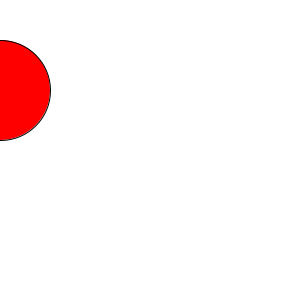
Frame 1 (no input)
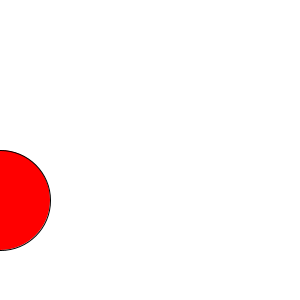
Frame 60 (the mouse pressed at the canvas centre just before this capture)
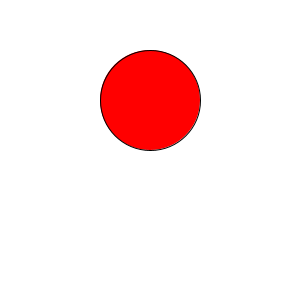
Frame 120 (the mouse held since frame 60 and released just before this capture)

The Processing sketch that drew these frames (run headless with seeded random() and noise(); from frame 60 on, the mouse is pressed at the canvas centre):

// Processing sketch: processing_160417
// ── processing_160417.pde

int y;
int ySpeed; 
int acc;
int x;

void setup() {
  size(300, 300);

  y=100;
  ySpeed=10; //camelCasing
}

void draw() {
  background(255);

//side walls
  if (mouseX < (width-50) && mouseX > 50) {
    x=mouseX;
  }
  
  y-=ySpeed;
  fill(255, 0, 0);
  ellipse(x, y, 100, 100);

//impact with ground

  if (y >= (height-50)) {
    ySpeed*=-1;
  }

  //impact top edge

  if (y <= 50) {
    ySpeed*=-1;
  }
}

//if (hungry==true && haveGoneShopping==true){
//make sandwich (3);
//}
/*
|| means or
*/
